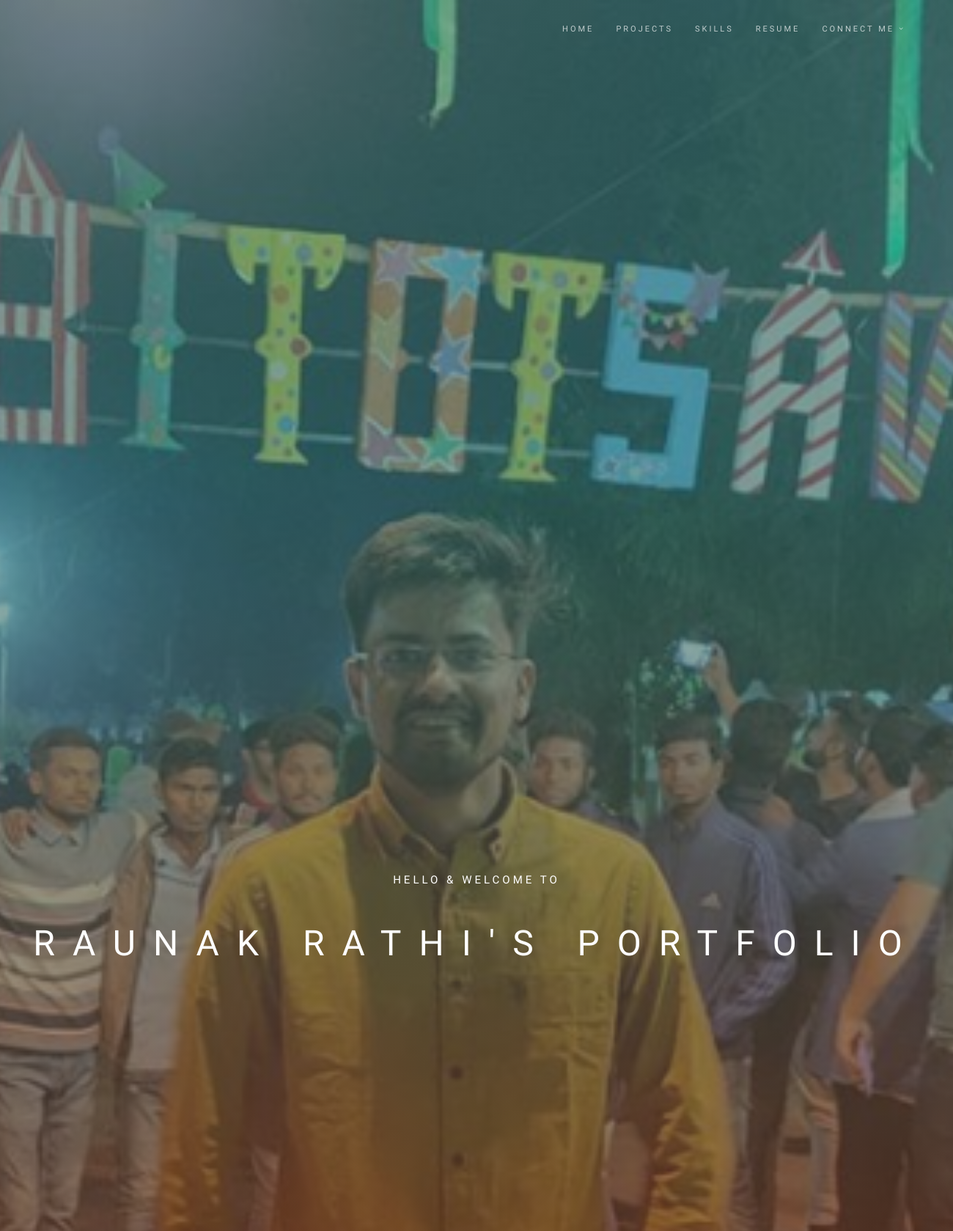
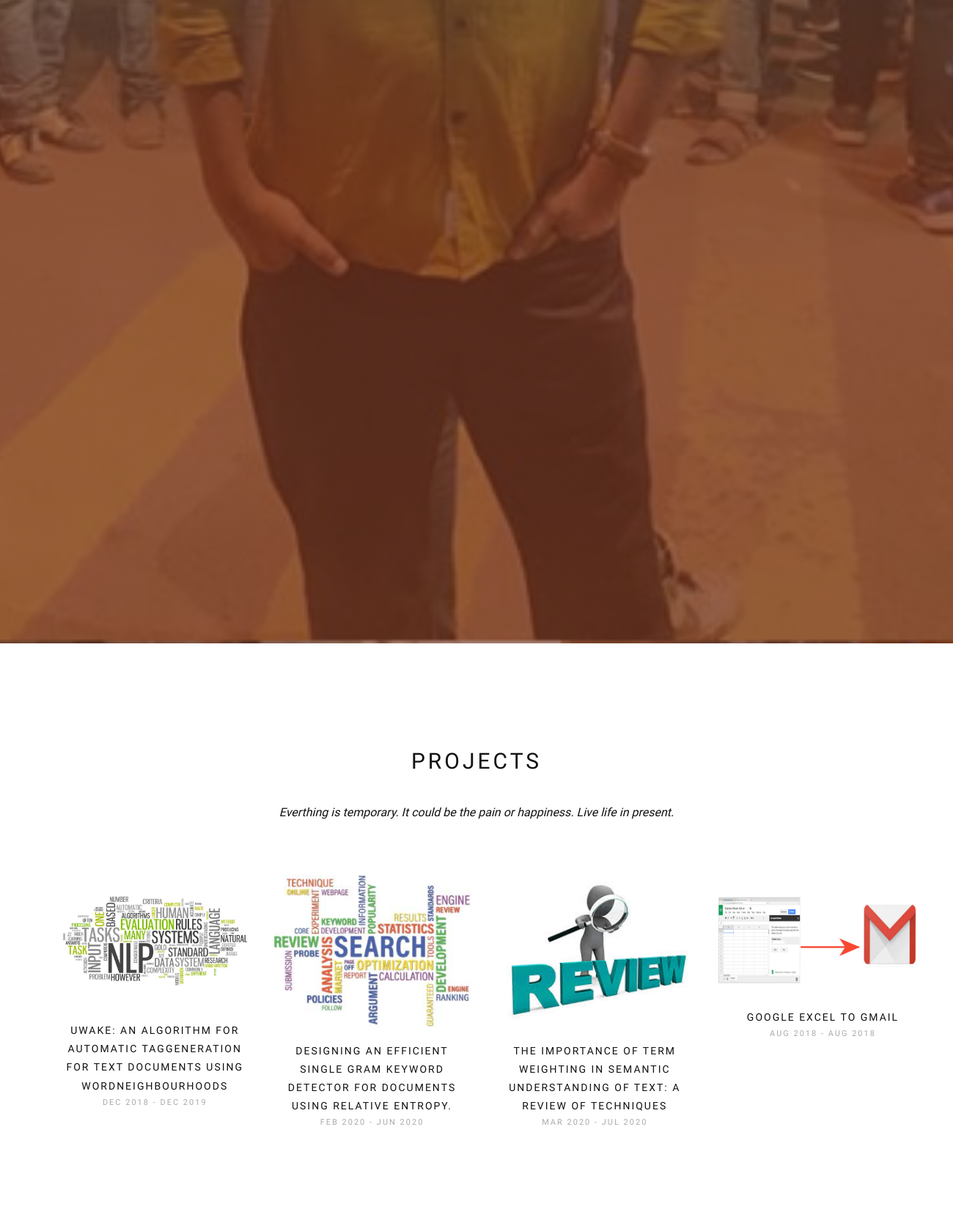
The page / (upper part) on the database its author committed (2 pictures, top to bottom).
### portfolio/models.py (models this page shows, shortened)
class Project(models.Model):
    title = models.CharField(max_length=300)
    description = models.TextField()
    image =models.ImageField(upload_to='portfolio/images')
    url = models.URLField(blank=True)
    startdate = models.DateField()
    enddate = models.DateField()
    Code = models.TextField()

### portfolio/views.py (the view)
# urls.py: 2. Add a URL to urlpatterns:  path('', views.home, name='home')
def home(request):
    projects = Project.objects.all()
    skills = Skills.objects.all()
    return render(request,'portfolio/home.html',{'projects':projects,'skills':skills})

### portfolio/templates/portfolio/home.html (shortened to what this page needs)
<!DOCTYPE html>
<html lang="en-US" dir="ltr">
{% load static %}
  <head>
    <link href="{% static 'assets/lib/bootstrap/dist/css/bootstrap.min.css' %}" rel="stylesheet">
    <link href="{% static 'assets/lib/animate.css/animate.css' %}" rel="stylesheet">
    <link href="{% static 'assets/lib/components-font-awesome/css/font-awesome.min.css' %}" rel="stylesheet">
    <link href="{% static 'assets/lib/et-line-font/et-line-font.css' %}" rel="stylesheet">
    <link href="{% static 'assets/lib/flexslider/flexslider.css' %}" rel="stylesheet">
    <link href="{% static 'assets/lib/owl.carousel/dist/assets/owl.carousel.min.css' %}" rel="stylesheet">
    <link href="{% static 'assets/lib/owl.carousel/dist/assets/owl.theme.default.min.css' %}" rel="stylesheet">
    <link href="{% static 'assets/lib/magnific-popup/dist/magnific-popup.css' %}" rel="stylesheet">
    <link href="{% static 'assets/lib/simple-text-rotator/simpletextrotator.css' %}" rel="stylesheet">
    <link href="{% static 'assets/css/style.css' %}" rel="stylesheet">
    <link id="color-scheme" href="{% static 'assets/css/colors/default.css' %}" rel="stylesheet">
  </head>
  <body data-spy="scroll" data-target=".onpage-navigation" data-offset="60">
    <main>
      <nav class="navbar navbar-custom navbar-transparent navbar-fixed-top one-page" role="navigation">
        <div class="container">
          <div class="collapse navbar-collapse" id="custom-collapse">
            <ul class="nav navbar-nav navbar-right">
              <li><a href="#totop">Home</a></li>
              <li><a class="section-scroll" href="#projects">Projects</a></li>
              <li><a class="section-scroll" href="#skills">Skills</a></li>
              <li><a class="section-scroll" href="{% static 'portfolio/Raunak Resume.pdf' %}" target="_blank">Resume</a></li>
              <li class="dropdown"><a class="dropdown-toggle" href="#" data-toggle="dropdown">Connect Me</a>
              </li>
            </ul>
          </div>
        </div>
      </nav>
      <section class="home-section home-full-height bg-dark bg-gradient" id="home"
      data-background="{% static 'assets/images/Raunak_image.png' %}">
        <div class="titan-caption">
          <div class="caption-content">
            <div class="font-alt mb-30 titan-title-size-1">Hello &amp; Welcome To</div>
            <div class="font-alt mb-40 titan-title-size-4">Raunak Rathi's Portfolio</div>
          </div>
        </div>
      </section>
      <div class="main">
        <section class="module" id="projects">
          <div class="container">
            <div class="row">
              <div class="col-sm-6 col-sm-offset-3">
                <h2 class="module-title font-alt">Projects</h2>
                <div class="module-subtitle font-serif">Everthing is temporary.
                  It could be the pain or happiness. Live life in present.</div>
              </div>
            </div>
            {% for project in projects %}
            <div class="row">
              <div class="mb-sm-20 wow fadeInUp col-sm-6 col-md-3" onclick="wow fadeInUp">
                <div class="team-item">
                  <div class="team-image">
                    <a href="{% url 'detail' project.id  %}" target='blank'><img src="{{ project.image.url }}"/></a>
                  </div>
                  <div class="team-descr font-alt">
                    <a href="{% url 'detail' project.id  %}" target='blank'><div class="team-name">{{ project.title }}</div>
                    <div class="team-role">{{ project.startdate | date:'M Y'|upper}} - {{ project.enddate | date:'M Y'|upper}}</div>
                  </div>
                </div>
              </div>
              {% endfor %}
          </section>
      </div>
    </main>
  </body>
</html>

### portfolio/static/assets/css/style.css (style rules this page uses)
html { overflow-y: scroll; overflow-x: hidden; -ms-overflow-style: scrollbar; }
body { background: #fff; font: 400 12px/1.8 "Open Sans", sans-serif; color: #666; -webkit-font-smoothing: antialiased; }
img { max-width: 100%; height: auto; }
a, .btn { transition: all 0.125s ease-in-out 0s; }
.client-logo, .gallery-caption, .gallery-image:after, .gallery-image img, .price-table, .team-detail, .team-image:after, .work-caption, .work-image > img, .work-image:after, .post-thumbnail, .post-video, .post-images-slider { transition: all 0.3s ease-in-out 0s; }
.main { position: relative; background-color: #fff; z-index: 1; }
.module, .module-small { position: relative; padding: 140px 0; background-repeat: no-repeat; background-position: 50% 50%; background-size: cover; }
.bg-dark, .bg-dark-30, .bg-dark-60, .bg-dark-90, .bg-dark .module-title, .bg-dark-30 .module-title, .bg-dark-60 .module-title, .bg-dark-90 .module-title, .bg-dark .module-subtitle, .bg-dark-30 .module-subtitle, .bg-dark-60 .module-subtitle, .bg-dark-90 .module-subtitle, .bg-dark .alt-module-subtitle h5, .bg-dark-30 .alt-module-subtitle h5, .bg-dark-60 .alt-module-subtitle h5, .bg-dark-90 .alt-module-subtitle h5 { color: #fff; }
.bg-dark { background: #111; }
.bg-gradient:before { position: absolute; background: linear-gradient(to bottom, rgba(40, 115, 113, 0.57) 25%, rgba(115, 54, 31, 0.67) 75%); filter: progid:DXImageTransform.Microsoft.gradient( startColorstr='#00ffffff', endColorstr='#000000',GradientType=0 ); content: " "; height: 100%; width: 100%; left: 0; top: 0; }
.mb-30 { margin-bottom: 30px !important; }
.mb-40 { margin-bottom: 40px !important; }
a { color: #111; }
h1, h2, h3, h4, h5, h6 { line-height: 1.4; font-weight: 400; }
p, ol, ul, blockquote { margin: 0 0 20px; }
.font-alt { font-family: "Roboto Condensed", sans-serif; text-transform: uppercase; letter-spacing: 2px; }
.font-serif { font-family: Volkhov, "Times New Roman", sans-serif; font-style: italic; }
.module-title { position: relative; letter-spacing: 4px; text-align: center; font-weight: 400; font-size: 30px; color: #111; margin: 0 0 70px; }
.module-subtitle { text-align: center; font-size: 16px; color: #111; margin-bottom: 70px; }
.module-title + .module-subtitle { margin-top: -35px; }
.titan-caption { position: relative; display: table; height: 100%; width: 70%; margin: 0 auto; }
.titan-caption { position: relative; display: table; height: 100%; width: 100%; margin: 0 auto; }
.caption-content { display: table-cell; vertical-align: middle; text-align: center; }
.navbar-custom { background-color: rgba(10, 10, 10, 0.9); border: 0; border-radius: 0; z-index: 1000; font-family: "Roboto Condensed", sans-serif; text-transform: uppercase; letter-spacing: 3px; font-size: 11px; transition: background, padding 0.4s ease-in-out 0s; }
.navbar a { transition: color 0.125s ease-in-out 0s; }
.navbar-custom .nav li > a { position: relative; color: rgba(255, 255, 255, 0.7); }
.navbar-custom .dropdown-toggle:after { position: absolute; display: block; right: 0; top: 50%; margin-top: -6px; font: normal normal normal 14px/1 FontAwesome; font-size: 9px; content: "\f107"; text-rendering: auto; -webkit-font-smoothing: antialiased; -moz-osx-font-smoothing: grayscale; }
.home-section { position: relative; background-color: #fff; background-repeat: no-repeat; background-position: center center; width: 100%; z-index: 0; background-size: cover; }
.titan-title-size-1 { letter-spacing: 4px; font-size: 15px; }
.titan-title-size-4 { letter-spacing: 24px; font-weight: 400; font-size: 48px; }
.team-item { position: relative; text-align: center; }
.team-image { position: relative; overflow: hidden; }
.team-image img { width: 100%; }
.team-image:after { position: absolute; background: transparent; content: " "; display: block; height: 100%; width: 100%; top: 0; left: 0; z-index: 1; }
.team-descr { margin: 20px 0 0; }
.team-name { font-size: 14px; color: #111; }
.team-role { font-size: 11px; color: #aaa; }
@media (min-width: 768px) { .navbar-transparent { background: transparent; padding-bottom: 15px; padding-top: 15px; } }

### rows shown on the page
Project: image (picture), title "UWAKE: AN ALGORITHM FOR AUTOMATIC TAGGENERATION FOR TEXT DOCUMENTS USING WORDNEIGHBOURHOODS", startdate "DEC 2018", enddate "DEC 2019"
Project: image (picture), title "DESIGNING AN EFFICIENT SINGLE GRAM KEYWORD DETECTOR FOR DOCUMENTS USING RELATIVE ENTROPY.", startdate "FEB 2020", enddate "JUN 2020"
Project: image (picture), title "THE IMPORTANCE OF TERM WEIGHTING IN SEMANTIC UNDERSTANDING OF TEXT: A REVIEW OF TECHNIQUES", startdate "MAR 2020", enddate "JUL 2020"
Project: image (picture), title "GOOGLE EXCEL TO GMAIL", startdate "AUG 2018", enddate "AUG 2018"
